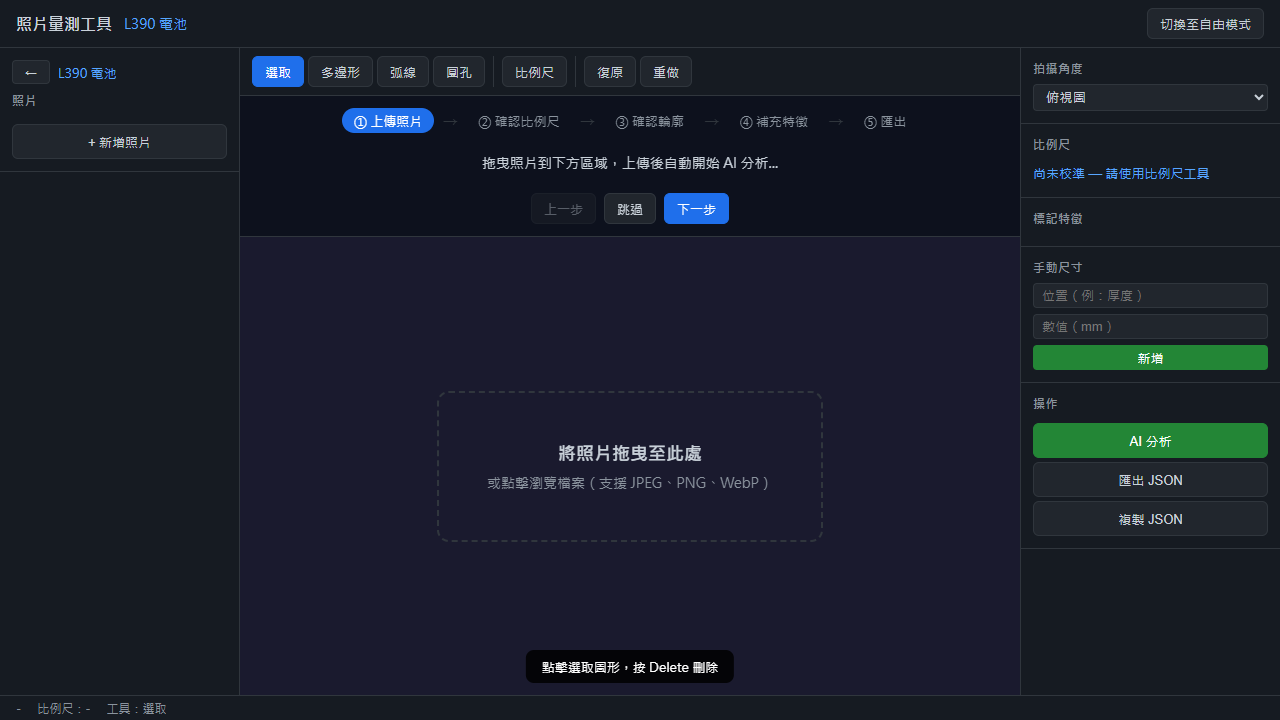
#> input picture tools/measure/data/battery-test/01-project-created.png, 1280 x 720 px
$ python edge_detect.py ../../../data/battery-test/01-project-created.png
#> lines starting #> are read from the running program, lines starting #| are printed output that depends on the picture; after the words box and inside, x2 and y2 are one past the last pixel; in counts of white or black regions, pixels touching at a corner belong together
"""
OpenCV edge detection and contour extraction for Photo Measure.

Usage:
    python edge_detect.py <image_path> [roi_json] [epsilon] [--max-size N] [--min-contour-area R]

Input:
    image_path: Path to image file
    roi_json: Optional JSON string with ROI: {"x": 0, "y": 0, "width": 800, "height": 600}
    epsilon: Optional approxPolyDP factor (default 0.005)
    --max-size N: Resize image so longest edge <= N px before processing.
                  Output coordinates are scaled back to original image size.
                  Default: 2048.
    --min-contour-area R: Minimum contour area as ratio of image area (default 0.005 = 0.5%).

Output:
    JSON to stdout with contours and circles detected.
"""

import sys
import json
import numpy as np
import cv2


def detect_edges(
    image_path: str,
    roi: dict | None = None,
    epsilon_factor: float = 0.005,
    max_size: int = 2048,
    min_contour_area_ratio: float = 0.005,
) -> dict:
    """Run edge detection and contour extraction on an image."""
    img = cv2.imread(image_path)
    if img is None:
        return {"error": f"Cannot read image: {image_path}", "contours": [], "circles": []}

    orig_h, orig_w = img.shape[:2]
    scale = 1.0

    # Resize so longest edge <= max_size (process at lower res, scale coords back)
    longest = max(orig_w, orig_h)
    if longest > max_size:
        scale = longest / max_size
        new_w = int(round(orig_w / scale))
        new_h = int(round(orig_h / scale))
        img = cv2.resize(img, (new_w, new_h), interpolation=cv2.INTER_AREA)

    # Scale ROI coordinates to resized image space
    if roi and scale != 1.0:
        roi = {
            "x": roi["x"] / scale,
            "y": roi["y"] / scale,
            "width": roi["width"] / scale,
            "height": roi["height"] / scale,
        }

    # Crop to ROI if provided
    if roi:
        x, y, w, h = int(roi["x"]), int(roi["y"]), int(roi["width"]), int(roi["height"])
        # Clamp to image bounds
        x = max(0, x)
        y = max(0, y)
        w = min(w, img.shape[1] - x)
        h = min(h, img.shape[0] - y)
        img = img[y:y+h, x:x+w]
        roi_offset = (x, y)
    else:
        roi_offset = (0, 0)

    # Convert to grayscale
    gray = cv2.cvtColor(img, cv2.COLOR_BGR2GRAY)

    # CLAHE contrast enhancement for low-contrast objects
    clahe = cv2.createCLAHE(clipLimit=2.0, tileGridSize=(8, 8))
    gray = clahe.apply(gray)

    # Gaussian blur to reduce noise
    blurred = cv2.GaussianBlur(gray, (5, 5), 0)

    # Adaptive Canny thresholds via Otsu binarization
    otsu_value, _ = cv2.threshold(blurred, 0, 255, cv2.THRESH_BINARY + cv2.THRESH_OTSU)
    canny_low = max(30, 0.5 * otsu_value)
    canny_high = max(60, float(otsu_value))
    edges = cv2.Canny(blurred, canny_low, canny_high)

    # Dilate to close gaps
    kernel = np.ones((5, 5), np.uint8)
    edges = cv2.dilate(edges, kernel, iterations=1)

    # Find contours
    contours_raw, _ = cv2.findContours(edges, cv2.RETR_EXTERNAL, cv2.CHAIN_APPROX_SIMPLE)

    # Filter and simplify contours
    contours_result = []
    min_area = img.shape[0] * img.shape[1] * min_contour_area_ratio

    for contour in contours_raw:
        area = cv2.contourArea(contour)
        if area < min_area:
            continue

        # Simplify with approxPolyDP
        peri = cv2.arcLength(contour, True)
        epsilon = epsilon_factor * peri
        approx = cv2.approxPolyDP(contour, epsilon, True)

        # Convert to point list with ROI offset, scaled back to original image coords
        points = []
        for pt in approx:
            points.append([
                int(round((pt[0][0] + roi_offset[0]) * scale)),
                int(round((pt[0][1] + roi_offset[1]) * scale))
            ])

        bbox = cv2.boundingRect(contour)
        contours_result.append({
            "contour_px": points,
            "area_px": float(area) * (scale * scale),
            "bounding_box": {
                "x": int(round((bbox[0] + roi_offset[0]) * scale)),
                "y": int(round((bbox[1] + roi_offset[1]) * scale)),
                "width": int(round(bbox[2] * scale)),
                "height": int(round(bbox[3] * scale)),
            },
            "point_count_original": len(contour),
            "point_count_simplified": len(approx),
        })

    # Sort by area (largest first)
    contours_result.sort(key=lambda c: c["area_px"], reverse=True)

    # Circle detection with HoughCircles
    circles_result = []
    circles = cv2.HoughCircles(
        blurred,
        cv2.HOUGH_GRADIENT,
        dp=1.2,
        minDist=30,
        param1=100,
        param2=40,
        minRadius=5,
        maxRadius=0,
    )

    if circles is not None:
        for circle in circles[0]:
            cx, cy, r = circle
            circles_result.append({
                "center_px": {
                    "x": (float(cx) + roi_offset[0]) * scale,
                    "y": (float(cy) + roi_offset[1]) * scale,
                },
                "radius_px": float(r) * scale,
            })

    return {
        "contours": contours_result,
        "circles": circles_result,
        "image_size": {"width": orig_w, "height": orig_h},
    }


if __name__ == "__main__":
    # Parse --max-size and --min-contour-area from argv before positional args
    max_size = 2048
    min_contour_area_ratio = 0.005
    argv = list(sys.argv[1:])

    if "--max-size" in argv:
        idx = argv.index("--max-size")
        if idx + 1 < len(argv):
            max_size = int(argv[idx + 1])
            argv = argv[:idx] + argv[idx + 2:]
        else:
            argv = argv[:idx]

    if "--min-contour-area" in argv:
        idx = argv.index("--min-contour-area")
        if idx + 1 < len(argv):
            min_contour_area_ratio = float(argv[idx + 1])
            argv = argv[:idx] + argv[idx + 2:]
        else:
            argv = argv[:idx]

    if len(argv) < 1:
        print(json.dumps({"error": "Usage: edge_detect.py <image_path> [roi_json] [epsilon] [--max-size N] [--min-contour-area R]"}))
        sys.exit(1)

    image_path = argv[0]
    roi = None
    epsilon = 0.005

    # Parse remaining positional args: [roi_json] [epsilon]
    # roi_json must be a JSON object (dict), epsilon is a float
    for arg in argv[1:]:
        try:
            parsed = json.loads(arg)
            if isinstance(parsed, dict):
                roi = parsed
            elif isinstance(parsed, (int, float)):
                epsilon = float(parsed)
        except (json.JSONDecodeError, ValueError):
            # Try as epsilon float
            try:
                epsilon = float(arg)
            except ValueError:
                pass

    result = detect_edges(image_path, roi, epsilon, max_size, min_contour_area_ratio)
#> in detect_edges, img is the input picture: shape (720, 1280, 3); mean B, G, R 42.4, 30.5, 25.5
#> in detect_edges, `gray = cv2.cvtColor(img, cv2.COLOR_BGR2GRAY)`:
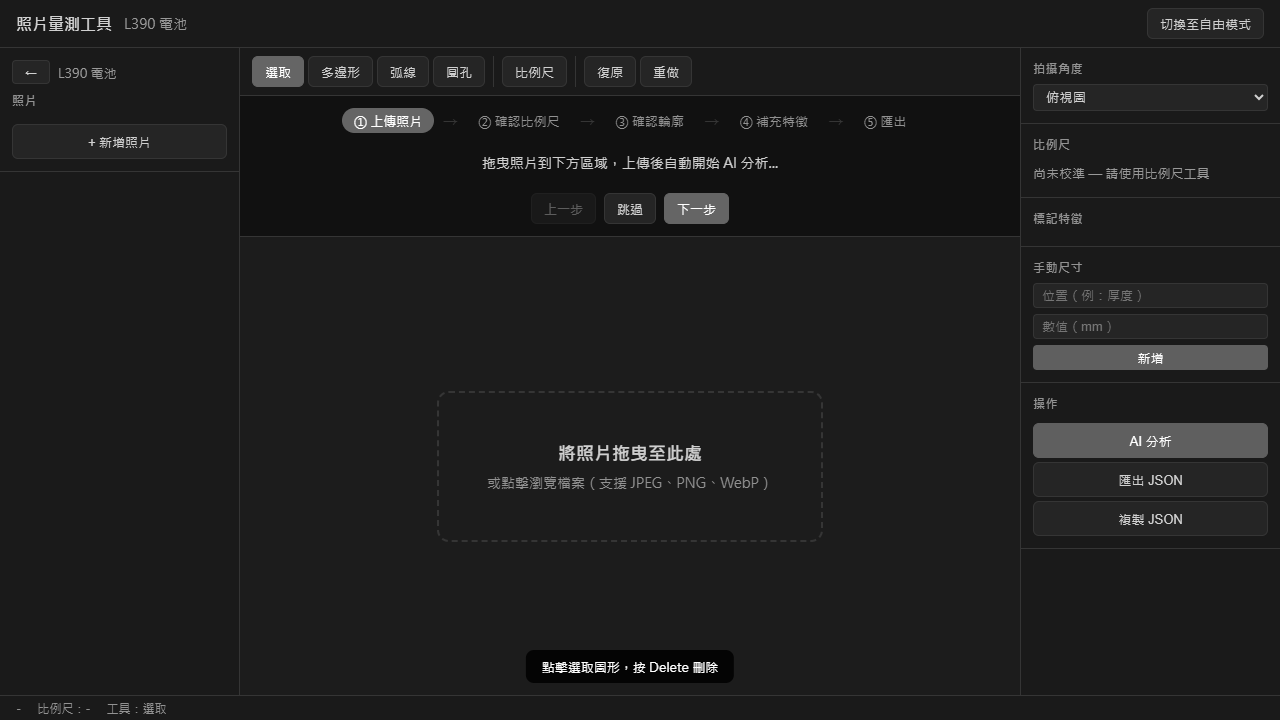
#> gray: shape (720, 1280); min 4, max 255, mean 30.1
#> in detect_edges, `otsu_value, _ = cv2.threshold(blurred, 0, 255, cv2.THRESH_BINARY + cv2..`: otsu_value = 66
#> in detect_edges, `canny_low = max(30, 0.5 * otsu_value)`: canny_low = 33
#> in detect_edges, `canny_high = max(60, float(otsu_value))`: canny_high = 66
#> in detect_edges, `edges = cv2.Canny(blurred, canny_low, canny_high)`:
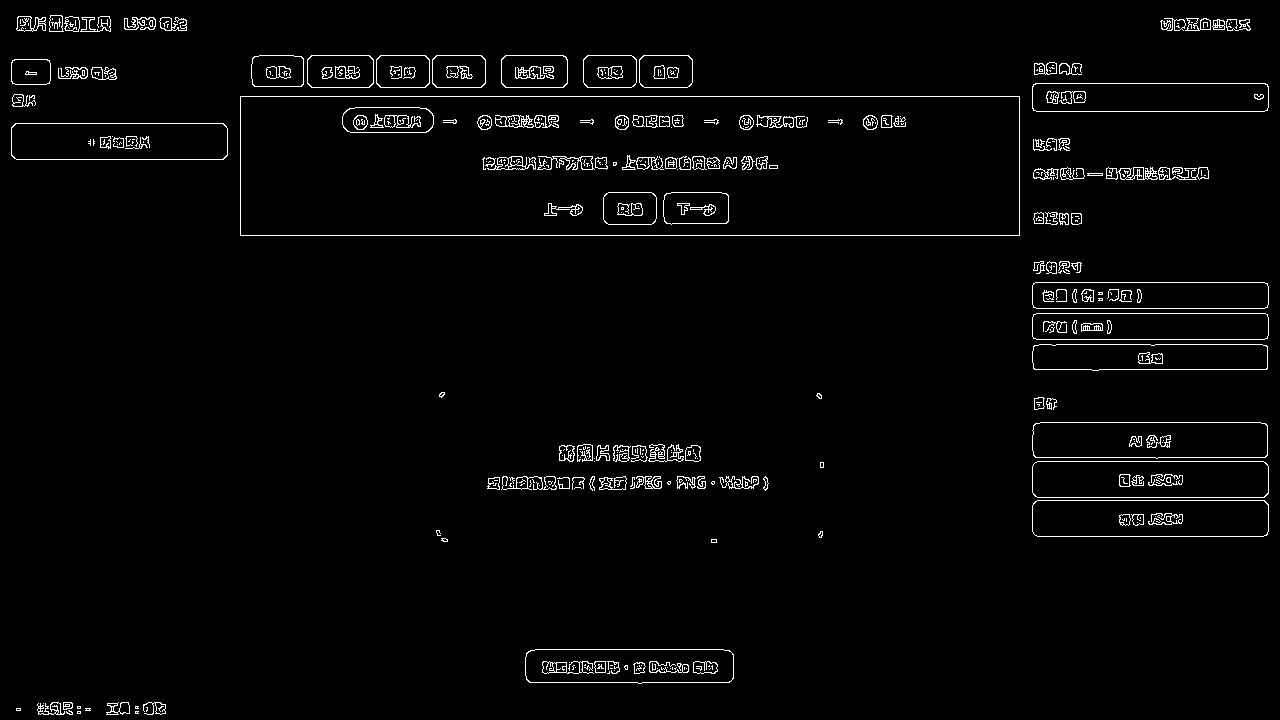
#> edges: shape (720, 1280); 2.3% white in thin lines or dots
#> in detect_edges, `edges = cv2.dilate(edges, kernel, iterations=1)`:
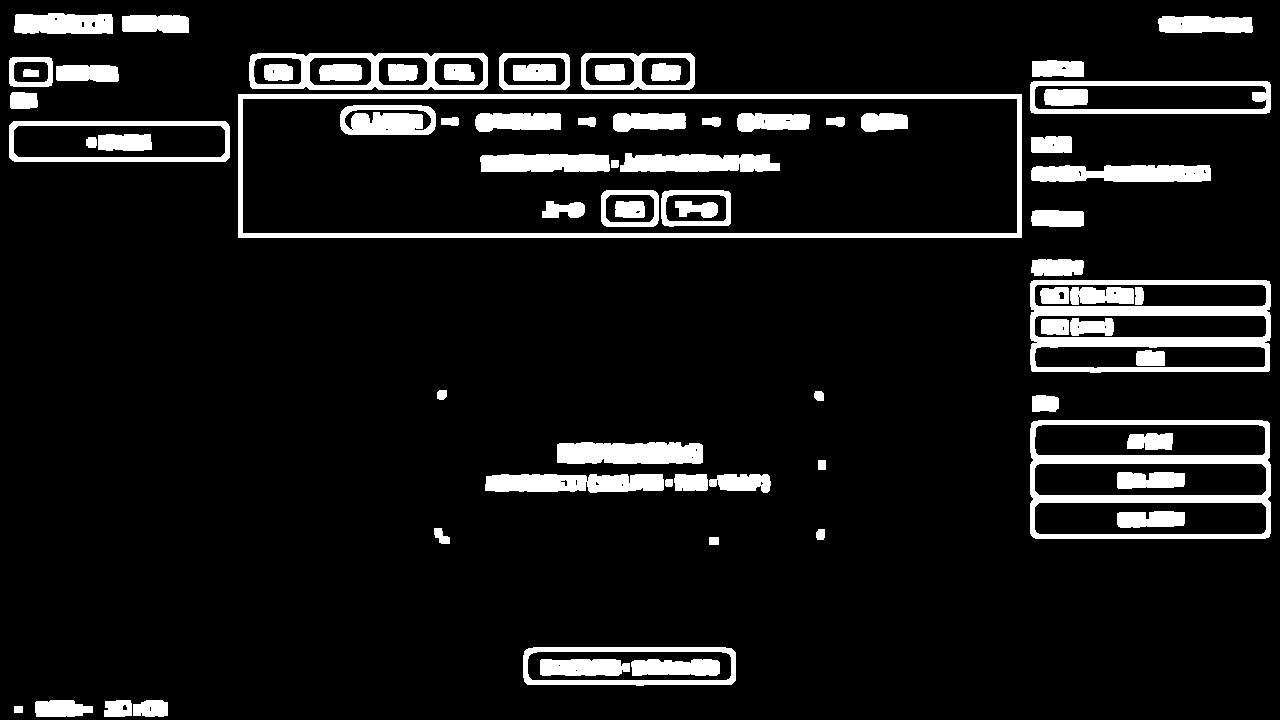
#> edges: shape (720, 1280); 9.8% white; 75 white regions
#> in detect_edges, `contours_raw, _ = cv2.findContours(edges, cv2.RETR_EXTERNAL, cv2.CHAIN..`: contours_raw = 36 contours; largest, box (x1, y1, x2, y2) and area: (238, 94, 1022, 238) 111969, (1030, 420, 1271, 539) 28184, (1030, 280, 1271, 373) 21734, (9, 121, 230, 162) 8766, (249, 53, 488, 90) 8393
#> the loop in detect_edges, `for contour in contours_raw:` made 36 passes
#> area on passes 2, 3, 4, 7, 8, 9, 10, 11, 12, 14, 16, 17: 474.5, 394.5, 753, 73, 132, 47.5, 818, 496, 2759.5, 2819, 380, 73
#> (area, peri, epsilon, bbox) on passes 5, 15, 19, 24, 27, 33: (7794, 488.3, 2.44, (523, 647, 213, 39)), (28184.5, 716.3, 3.58, (1030, 420, 241, 119)), (21733.5, 687, 3.44, (1030, 280, 241, 93)), (8766, 510.6, 2.55, (9, 121, 221, 41)), (7661, 539.3, 2.7, (1030, 81, 241, 33)), (8393, 552.7, 2.76, (249, 53, 239, 37))
#> after the loop in detect_edges, `for contour in contours_raw:`: contours_result = 7 items
#> in detect_edges, `circles = cv2.HoughCircles( blurred, cv2.HOUGH_GRADIENT, dp=1.2, minDi..`: circles = 161 rows, first 8: [390.6, 444.6, 337.9], [696.6, 299.4, 185.4], [565.8, 300.6, 188.5], [378.6, 480.6, 373.9], [718.2, 323.4, 164.8], [585, 274.2, 214.4], [654.6, 291, 169.9], [599.4, 325.8, 163.4]
#> the loop in detect_edges, `for circle in circles[0]:` made 161 passes
#> after the loop in detect_edges, `for circle in circles[0]:`: circles_result = 161 items
#> result = 3 items
    print(json.dumps(result))
#> (printed output is left out)
